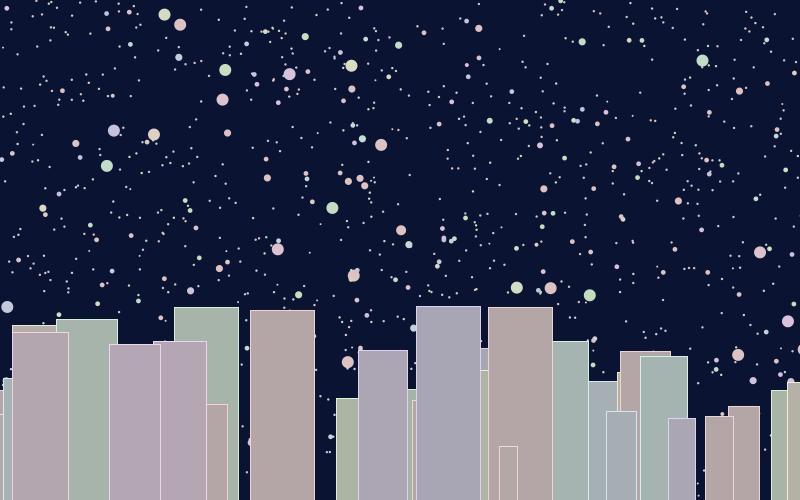
Frame 1 (no input)
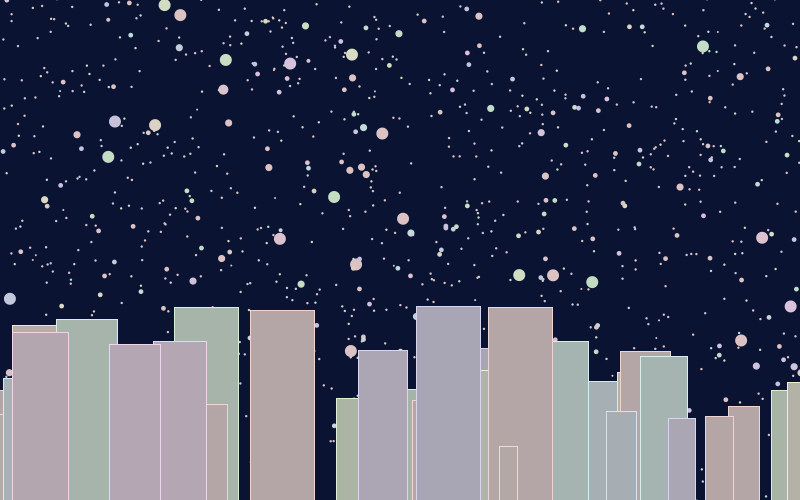
Frame 60 (the mouse pressed at the canvas centre just before this capture)
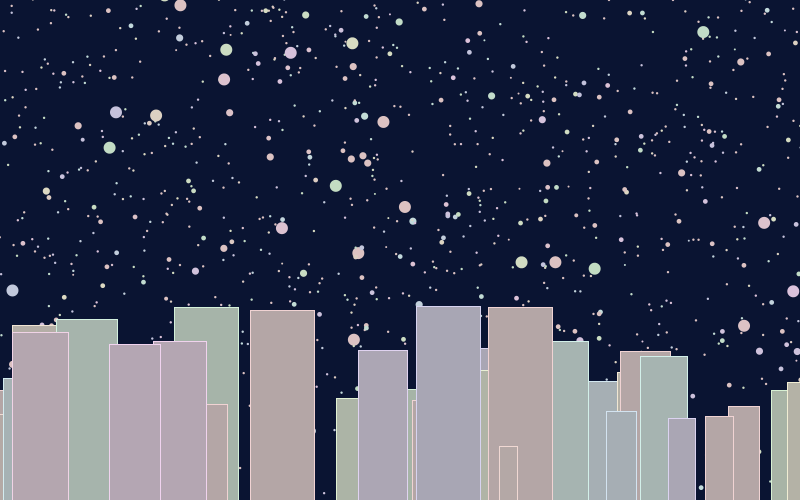
Frame 120 (the mouse held since frame 60 and released just before this capture)

The Processing sketch that drew these frames (run headless with seeded random() and noise(); from frame 60 on, the mouse is pressed at the canvas centre):

// Processing sketch: sleepy_city_1
// ── sleepy_city_1.pde
/**
* A generative city night sky
*
* Author: D. Erik Goodman
*/

Star[] stars;
Building[] buildings;

// sky variables
float rot;
float h = 30;
float size;
int hue;
// end sky

void setup(){
  size(800, 500);
  smooth();
  noFill();
  stroke(0.5);
  frameRate(15);
  size=10;
  rot = 0;
  hue = int(random(360));
  background(0);
  
  buildings = new Building[45]; //populate 50 buildings
  for(int b = 0; b < 45; b++) {
    buildings[b] = new Building();
  }

  stars = new Star[10000]; //populate stars
  for(int s = 0; s < 10000; s++) {
    stars[s] = new Star();
  }  
}

void draw(){
  noStroke();
  background(160, 200, 50);
  
  //move star field (which is a larger canvas than display), and rotate
  translate(-943.4, 0); //magic numbers
  rotate(rot);
  for (Star s : stars)
    s.render();
  rot -= PI/21600;

  // counteract star rotation, so buildings don't move
  rotate(-rot); 
  // reposition buildings to center of visible screen
  translate(943.4, 0);
  for(Building b : buildings) {  // occasionally flickers building outline
    int toStroke = floor(random(100));
    if(toStroke < 99)
      noStroke();
    b.render();
  }
  rotate(rot);
}  

class Star{
  int hue;
  float rad, xPos, yPos;
  Star(){
    colorMode(HSB);
    this.hue = floor(random(361)); 
    
    //to rotate stars, must be on a larger screen; 'star' screen is 1886.8x1886.8 
    this.xPos = random(1887);
    this.yPos = random(1887);
    
    //change below for diff size stars
    int radius = int(random(50));
    if(radius <= 40) 
      this.rad = 2;
    else if(radius > 40 && radius <= 47)
      this.rad = 4;
    else if(radius > 47 && radius < 49)
      this.rad = 6;
    else 
      this.rad = 10;
  }  
  
  void render(){
    // star color, flickr
    int twinkle = int(random(50)) + 1;
    fill(hue, 30, 220);
    if(twinkle < 49)
      ellipse(xPos, yPos, rad*1.2, rad*1.2);
    else 
      ellipse(xPos, yPos, rad, rad);
  }  
}  

class Building{
  int hue;
  float h, w, xPos, yPos;
  
  Building(){
    // each building has own color
    colorMode(HSB);
    this.hue = floor(random(361)); 

    this.h = random(150) + 50;    
    this.w = h/3; // all buildings are strictly 1/3 as wide as they are tall
    
    this.xPos = random(width + 60) - 30; //buildings can hang off-screen    
    this.yPos = height - h; // move bottom of buildings to bottom of screen;
  }
  void render(){
    int toStroke = floor(random(1000));
    if(toStroke < 999)
      stroke(hue, 30, 240);
    fill(hue, 19, 180); // buildings are solid, dark grey with some color
    rect(xPos, yPos, w, h);
  }  
}  
